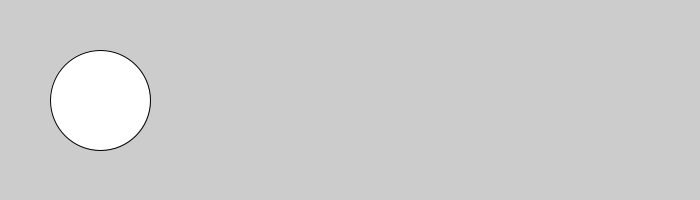
Frame 1 (no input)
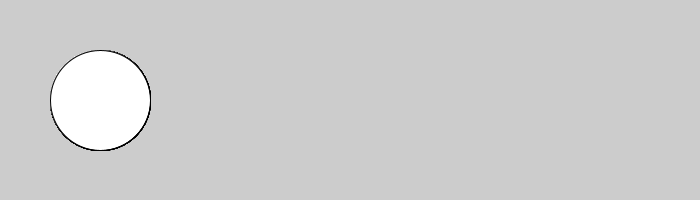
Frame 60 (the mouse pressed at the canvas centre just before this capture)
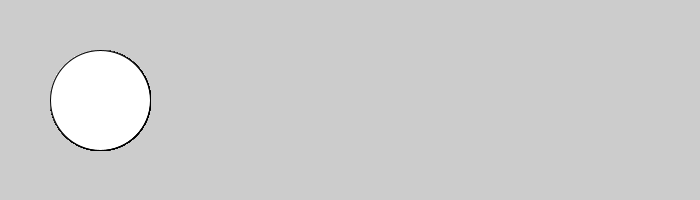
Frame 120 (the mouse held since frame 60 and released just before this capture)

The Processing sketch that drew these frames (run headless with seeded random() and noise(); from frame 60 on, the mouse is pressed at the canvas centre):

// Processing sketch: clase_basica_1
// ── clase_basica_1.pde
Cara miCara = new Cara();

void setup() {
  size(700, 200);
}

void draw() {
  miCara.display();
}
// ── cara.pde
class Cara {

  Cara() {
    
  }

  void display() {
    ellipse(100, 100, 100, 100);
  }
}
